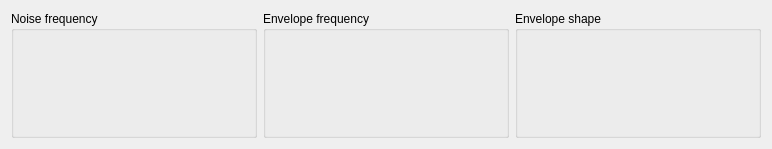
<?xml version="1.0" encoding="UTF-8"?>
<ui version="4.0">
 <class>SSGGlobalsWidget</class>
 <widget class="QWidget" name="SSGGlobalsWidget">
  <property name="geometry">
   <rect>
    <x>0</x>
    <y>0</y>
    <width>772</width>
    <height>149</height>
   </rect>
  </property>
  <property name="windowTitle">
   <string>SSG Globals</string>
  </property>
  <layout class="QGridLayout" name="gridLayout_4">
   <item row="0" column="0">
    <widget class="QGroupBox" name="groupBox_3">
     <property name="title">
      <string>Noise frequency</string>
     </property>
     <layout class="QGridLayout" name="gridLayout_3">
      <item row="0" column="0">
       <widget class="SSGNoiseFreqWidget" name="noiseFreqWidget" native="true"/>
      </item>
     </layout>
    </widget>
   </item>
   <item row="0" column="1">
    <widget class="QGroupBox" name="groupBox_2">
     <property name="title">
      <string>Envelope frequency</string>
     </property>
     <layout class="QGridLayout" name="gridLayout_2">
      <item row="0" column="0">
       <widget class="SSGEnvelopeFreqWidget" name="envFreqWidget" native="true"/>
      </item>
     </layout>
    </widget>
   </item>
   <item row="0" column="2">
    <widget class="QGroupBox" name="groupBox">
     <property name="title">
      <string>Envelope shape</string>
     </property>
     <layout class="QGridLayout" name="gridLayout">
      <item row="0" column="0">
       <widget class="SSGEnvelopeShapeWidget" name="envShapeWidget" native="true"/>
      </item>
     </layout>
    </widget>
   </item>
  </layout>
 </widget>
 <customwidgets>
  <customwidget>
   <class>SSGEnvelopeShapeWidget</class>
   <extends>QWidget</extends>
   <header>ssg/ssgenvelopeshapewidget.h</header>
   <container>1</container>
  </customwidget>
  <customwidget>
   <class>SSGEnvelopeFreqWidget</class>
   <extends>QWidget</extends>
   <header>ssg/ssgenvelopefreqwidget.h</header>
   <container>1</container>
  </customwidget>
  <customwidget>
   <class>SSGNoiseFreqWidget</class>
   <extends>QWidget</extends>
   <header>ssg/ssgnoisefreqwidget.h</header>
   <container>1</container>
  </customwidget>
 </customwidgets>
 <resources/>
 <connections/>
</ui>
